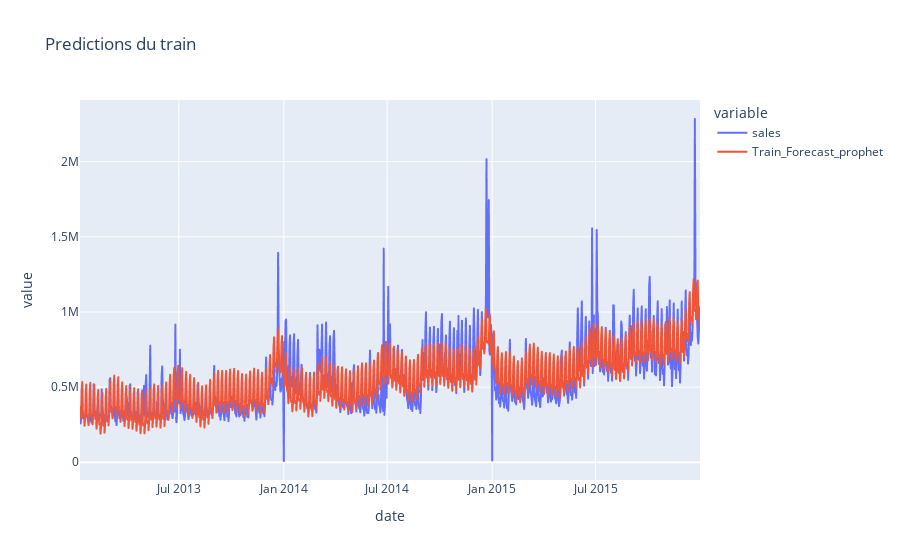

Source (notebook cell):
### Markdown cell above
```python
nrmse, mape, mae, r2 = calculate_metrics(series_test['sales'], y_test_pred)
        
save_model_results(
    file_path=file_path,
    model_name="Prophet",
    params= 'without exogeneous variables',
    nrmse=nrmse,
    mape=mape,
    mae=mae,
    r2=r2
)
```

### Code cell
fig = px.line(series_train, x='date', y=['sales', 'Train_Forecast_prophet'],title="Predictions du train")
fig.show()

### Figure 1 — Plotly figure (JSON) as saved in the notebook; plotly's stock layout.template omitted (floating-point values rounded to 4 significant figures; data arrays with more than 128 entries replaced by an {"elided": "..."} marker saying what was removed)
{"data": [{"hovertemplate": "variable=sales<br>date=%{x}<br>value=%{y}<extra></extra>", "legendgroup": "sales", "line": {"color": "#636efa", "dash": "solid"}, "marker": {"symbol": "circle"}, "mode": "lines", "name": "sales", "showlegend": true, "type": "scattergl", "x": {"elided": "1084 str values"}, "xaxis": "x", "y": {"elided": "1084 float values"}, "yaxis": "y"}, {"hovertemplate": "variable=Train_Forecast_prophet<br>date=%{x}<br>value=%{y}<extra></extra>", "legendgroup": "Train_Forecast_prophet", "line": {"color": "#EF553B", "dash": "solid"}, "marker": {"symbol": "circle"}, "mode": "lines", "name": "Train_Forecast_prophet", "showlegend": true, "type": "scattergl", "x": {"elided": "1084 str values"}, "xaxis": "x", "y": {"elided": "1084 float values"}, "yaxis": "y"}], "layout": {"legend": {"title": {"text": "variable"}, "tracegroupgap": 0}, "title": {"text": "Predictions du train"}, "xaxis": {"anchor": "y", "domain": [0, 1], "title": {"text": "date"}}, "yaxis": {"anchor": "x", "domain": [0, 1], "title": {"text": "value"}}}}
